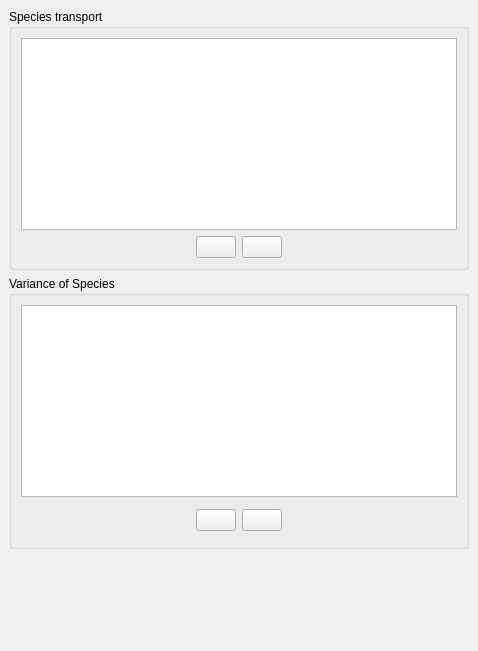
<?xml version="1.0" encoding="UTF-8"?>
<ui version="4.0">
 <class>DefineUserScalarsForm</class>
 <widget class="QWidget" name="DefineUserScalarsForm">
  <property name="geometry">
   <rect>
    <x>0</x>
    <y>0</y>
    <width>478</width>
    <height>651</height>
   </rect>
  </property>
  <property name="windowTitle">
   <string>Form</string>
  </property>
  <layout class="QGridLayout">
   <property name="leftMargin">
    <number>9</number>
   </property>
   <property name="topMargin">
    <number>9</number>
   </property>
   <property name="rightMargin">
    <number>9</number>
   </property>
   <property name="bottomMargin">
    <number>9</number>
   </property>
   <property name="spacing">
    <number>6</number>
   </property>
   <item row="2" column="0">
    <widget class="QGroupBox" name="groupBox_3">
     <property name="toolTip">
      <string>&lt;html&gt;&lt;head/&gt;&lt;body&gt;&lt;p&gt;&lt;span style=&quot; font-size:9pt;&quot;&gt;Solve the transport equation of the variances of the scalars defined in the species transport section.&lt;/span&gt;&lt;/p&gt;&lt;/body&gt;&lt;/html&gt;</string>
     </property>
     <property name="title">
      <string>Variance of Species</string>
     </property>
     <layout class="QGridLayout">
      <property name="leftMargin">
       <number>9</number>
      </property>
      <property name="topMargin">
       <number>9</number>
      </property>
      <property name="rightMargin">
       <number>9</number>
      </property>
      <property name="bottomMargin">
       <number>9</number>
      </property>
      <property name="spacing">
       <number>6</number>
      </property>
      <item row="1" column="0">
       <layout class="QHBoxLayout">
        <property name="spacing">
         <number>6</number>
        </property>
        <property name="leftMargin">
         <number>0</number>
        </property>
        <property name="topMargin">
         <number>0</number>
        </property>
        <property name="rightMargin">
         <number>0</number>
        </property>
        <property name="bottomMargin">
         <number>0</number>
        </property>
        <item>
         <spacer>
          <property name="orientation">
           <enum>Qt::Horizontal</enum>
          </property>
          <property name="sizeHint" stdset="0">
           <size>
            <width>16</width>
            <height>34</height>
           </size>
          </property>
         </spacer>
        </item>
        <item>
         <layout class="QHBoxLayout">
          <property name="spacing">
           <number>6</number>
          </property>
          <property name="leftMargin">
           <number>0</number>
          </property>
          <property name="topMargin">
           <number>0</number>
          </property>
          <property name="rightMargin">
           <number>0</number>
          </property>
          <property name="bottomMargin">
           <number>0</number>
          </property>
          <item>
           <widget class="QPushButton" name="pushButtonVarNew">
            <property name="toolTip">
             <string>&lt;html&gt;&lt;head/&gt;&lt;body&gt;&lt;p&gt;&lt;span style=&quot; font-size:9pt;&quot;&gt;Add a variance for a scalar.&lt;/span&gt;&lt;/p&gt;&lt;/body&gt;&lt;/html&gt;</string>
            </property>
            <property name="text">
             <string/>
            </property>
            <property name="icon">
             <iconset resource="resources_pages.qrc">
              <normaloff>:/new/prefix1/icons/22x22/add.png</normaloff>:/new/prefix1/icons/22x22/add.png</iconset>
            </property>
           </widget>
          </item>
          <item>
           <widget class="QPushButton" name="pushButtonVarDelete">
            <property name="toolTip">
             <string>&lt;html&gt;&lt;head/&gt;&lt;body&gt;&lt;p&gt;&lt;span style=&quot; font-size:9pt;&quot;&gt;Remove the last added variance.&lt;/span&gt;&lt;/p&gt;&lt;/body&gt;&lt;/html&gt;</string>
            </property>
            <property name="text">
             <string/>
            </property>
            <property name="icon">
             <iconset resource="resources_pages.qrc">
              <normaloff>:/new/prefix1/icons/22x22/remove.png</normaloff>:/new/prefix1/icons/22x22/remove.png</iconset>
            </property>
           </widget>
          </item>
         </layout>
        </item>
        <item>
         <spacer>
          <property name="orientation">
           <enum>Qt::Horizontal</enum>
          </property>
          <property name="sizeHint" stdset="0">
           <size>
            <width>21</width>
            <height>34</height>
           </size>
          </property>
         </spacer>
        </item>
       </layout>
      </item>
      <item row="0" column="0">
       <widget class="QTableView" name="tableVariance">
        <property name="toolTip">
         <string>&lt;html&gt;&lt;head/&gt;&lt;body&gt;&lt;p&gt;&lt;span style=&quot; font-size:9pt;&quot;&gt;Solve the transport equation of the variances of the scalars defined in the species transport section.&lt;/span&gt;&lt;/p&gt;&lt;/body&gt;&lt;/html&gt;</string>
        </property>
        <property name="editTriggers">
         <set>QAbstractItemView::DoubleClicked</set>
        </property>
        <property name="alternatingRowColors">
         <bool>true</bool>
        </property>
        <property name="selectionMode">
         <enum>QAbstractItemView::ExtendedSelection</enum>
        </property>
        <property name="selectionBehavior">
         <enum>QAbstractItemView::SelectRows</enum>
        </property>
       </widget>
      </item>
     </layout>
    </widget>
   </item>
   <item row="1" column="0">
    <widget class="QGroupBox" name="groupBox_2">
     <property name="toolTip">
      <string>&lt;html&gt;&lt;head/&gt;&lt;body&gt;&lt;p&gt;&lt;span style=&quot; font-size:9pt;&quot;&gt;Solve additional user scalars transport equations. Thermal scalars defined in the thermal model menu are also shown here.&lt;/span&gt;&lt;/p&gt;&lt;p&gt;&lt;span style=&quot; font-size:9pt;&quot;&gt;(Code_Saturne key words: &lt;/span&gt;&lt;span style=&quot; font-size:9pt; font-weight:600;&quot;&gt;NSCAUS&lt;/span&gt;&lt;span style=&quot; font-size:9pt;&quot;&gt;, &lt;/span&gt;&lt;span style=&quot; font-size:9pt; font-weight:600;&quot;&gt;ITURT&lt;/span&gt;&lt;span style=&quot; font-size:9pt;&quot;&gt;)&lt;/span&gt;&lt;/p&gt;&lt;/body&gt;&lt;/html&gt;</string>
     </property>
     <property name="title">
      <string>Species transport</string>
     </property>
     <layout class="QGridLayout">
      <property name="leftMargin">
       <number>9</number>
      </property>
      <property name="topMargin">
       <number>9</number>
      </property>
      <property name="rightMargin">
       <number>9</number>
      </property>
      <property name="bottomMargin">
       <number>9</number>
      </property>
      <property name="spacing">
       <number>6</number>
      </property>
      <item row="1" column="0">
       <layout class="QHBoxLayout">
        <property name="spacing">
         <number>6</number>
        </property>
        <property name="leftMargin">
         <number>0</number>
        </property>
        <property name="topMargin">
         <number>0</number>
        </property>
        <property name="rightMargin">
         <number>0</number>
        </property>
        <property name="bottomMargin">
         <number>0</number>
        </property>
        <item>
         <spacer>
          <property name="orientation">
           <enum>Qt::Horizontal</enum>
          </property>
          <property name="sizeHint" stdset="0">
           <size>
            <width>20</width>
            <height>20</height>
           </size>
          </property>
         </spacer>
        </item>
        <item>
         <layout class="QHBoxLayout">
          <property name="spacing">
           <number>6</number>
          </property>
          <property name="leftMargin">
           <number>0</number>
          </property>
          <property name="topMargin">
           <number>0</number>
          </property>
          <property name="rightMargin">
           <number>0</number>
          </property>
          <property name="bottomMargin">
           <number>0</number>
          </property>
          <item>
           <widget class="QPushButton" name="pushButtonNew">
            <property name="toolTip">
             <string>&lt;html&gt;&lt;head/&gt;&lt;body&gt;&lt;p&gt;&lt;span style=&quot; font-size:9pt;&quot;&gt;Add a new user scalar.&lt;/span&gt;&lt;/p&gt;&lt;/body&gt;&lt;/html&gt;</string>
            </property>
            <property name="text">
             <string/>
            </property>
            <property name="icon">
             <iconset resource="resources_pages.qrc">
              <normaloff>:/new/prefix1/icons/22x22/add.png</normaloff>:/new/prefix1/icons/22x22/add.png</iconset>
            </property>
           </widget>
          </item>
          <item>
           <widget class="QPushButton" name="pushButtonDelete">
            <property name="toolTip">
             <string>&lt;html&gt;&lt;head/&gt;&lt;body&gt;&lt;p&gt;&lt;span style=&quot; font-size:9pt;&quot;&gt;Remove the last added user scalar.&lt;/span&gt;&lt;/p&gt;&lt;/body&gt;&lt;/html&gt;</string>
            </property>
            <property name="text">
             <string/>
            </property>
            <property name="icon">
             <iconset resource="resources_pages.qrc">
              <normaloff>:/new/prefix1/icons/22x22/remove.png</normaloff>:/new/prefix1/icons/22x22/remove.png</iconset>
            </property>
           </widget>
          </item>
         </layout>
        </item>
        <item>
         <spacer>
          <property name="orientation">
           <enum>Qt::Horizontal</enum>
          </property>
          <property name="sizeHint" stdset="0">
           <size>
            <width>16</width>
            <height>16</height>
           </size>
          </property>
         </spacer>
        </item>
       </layout>
      </item>
      <item row="0" column="0">
       <widget class="QTableView" name="tableScalars">
        <property name="toolTip">
         <string>&lt;html&gt;&lt;head/&gt;&lt;body&gt;&lt;p&gt;&lt;span style=&quot; font-size:9pt;&quot;&gt;Solve additional user scalars transport equations. Thermal scalars defined in the thermal model menu are also shown here.&lt;/span&gt;&lt;/p&gt;&lt;p&gt;&lt;span style=&quot; font-size:9pt;&quot;&gt;(Code_Saturne key words: &lt;/span&gt;&lt;span style=&quot; font-size:9pt; font-weight:600;&quot;&gt;NSCAUS&lt;/span&gt;&lt;span style=&quot; font-size:9pt;&quot;&gt;, &lt;/span&gt;&lt;span style=&quot; font-size:9pt; font-weight:600;&quot;&gt;ITURT&lt;/span&gt;&lt;span style=&quot; font-size:9pt;&quot;&gt;)&lt;/span&gt;&lt;/p&gt;&lt;/body&gt;&lt;/html&gt;</string>
        </property>
        <property name="editTriggers">
         <set>QAbstractItemView::DoubleClicked</set>
        </property>
        <property name="alternatingRowColors">
         <bool>true</bool>
        </property>
        <property name="selectionMode">
         <enum>QAbstractItemView::ExtendedSelection</enum>
        </property>
        <property name="selectionBehavior">
         <enum>QAbstractItemView::SelectRows</enum>
        </property>
       </widget>
      </item>
     </layout>
    </widget>
   </item>
   <item row="3" column="0">
    <spacer>
     <property name="orientation">
      <enum>Qt::Vertical</enum>
     </property>
     <property name="sizeHint" stdset="0">
      <size>
       <width>457</width>
       <height>20</height>
      </size>
     </property>
    </spacer>
   </item>
  </layout>
 </widget>
 <resources>
  <include location="resources_pages.qrc"/>
 </resources>
 <connections/>
</ui>
